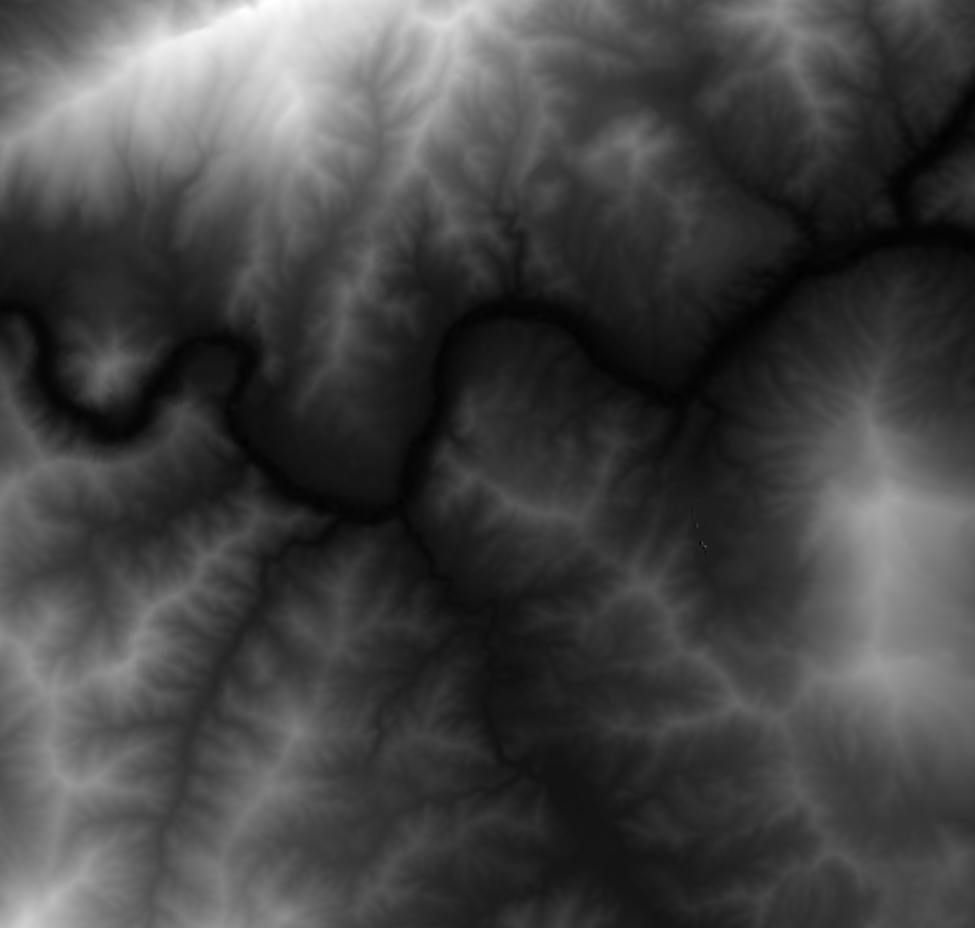
#> input picture test.png, 975 x 928 px
$ python main.py
#> lines starting #> are read from the running program, lines starting #| are printed output that depends on the picture
import numpy as np
import cv2
import matplotlib.pyplot as plt
import struct


class Hgt_data():
    def __init__(self, img_path: str, lon: int, lat: int, min_ele: int, max_ele: int, SRTM_version: str = "SRTM1"):
#> called with img_path = './test.png', lon = 0, lat = 0, min_ele = -10, max_ele = 1419, SRTM_version = 'SRTM1'
        self.img_path: str = img_path
        self.image = cv2.imread(img_path, cv2.IMREAD_GRAYSCALE)
#> self.image is the input picture: shape (928, 975); min 0, max 255, mean 69
        self.img_wide = self.image.shape[1]
#> self.img_wide = 975
        self.img_height = self.image.shape[0]
#> self.img_height = 928
        self.lon: int = lon  # 经度，取西侧的值
        self.lat: int = lat  # 纬度，取南侧的值
        self.NS: str = "N" if lat >= 0 else "S"
        self.EW: str = "E" if lon >= 0 else "W"
        self.min_ele: int = min_ele
        self.max_ele: int = max_ele
        self.SRTM: str = SRTM_version
        match SRTM_version:
            case "SRTM3":
                self.hgt_size = 1201
            case "SRTM1":
                self.hgt_size = 3601
            case _:
                self.hgt_size = 1201
        self.hgt_array = np.zeros((self.hgt_size, self.hgt_size))
        for x in range(self.hgt_size):
            for y in range(self.hgt_size):
                x_in_img = int(x / self.hgt_size * self.img_wide) if int(x / self.hgt_size * self.img_wide) < self.img_wide else self.img_wide - 1
                y_in_img = int(y / self.hgt_size * self.img_height) if int(y / self.hgt_size * self.img_height) < self.img_wide else self.img_height - 1
                ele = int(self.image[y_in_img, x_in_img] / 255 * (self.max_ele - self.min_ele) + self.min_ele)
                self.hgt_array[y, x] = ele
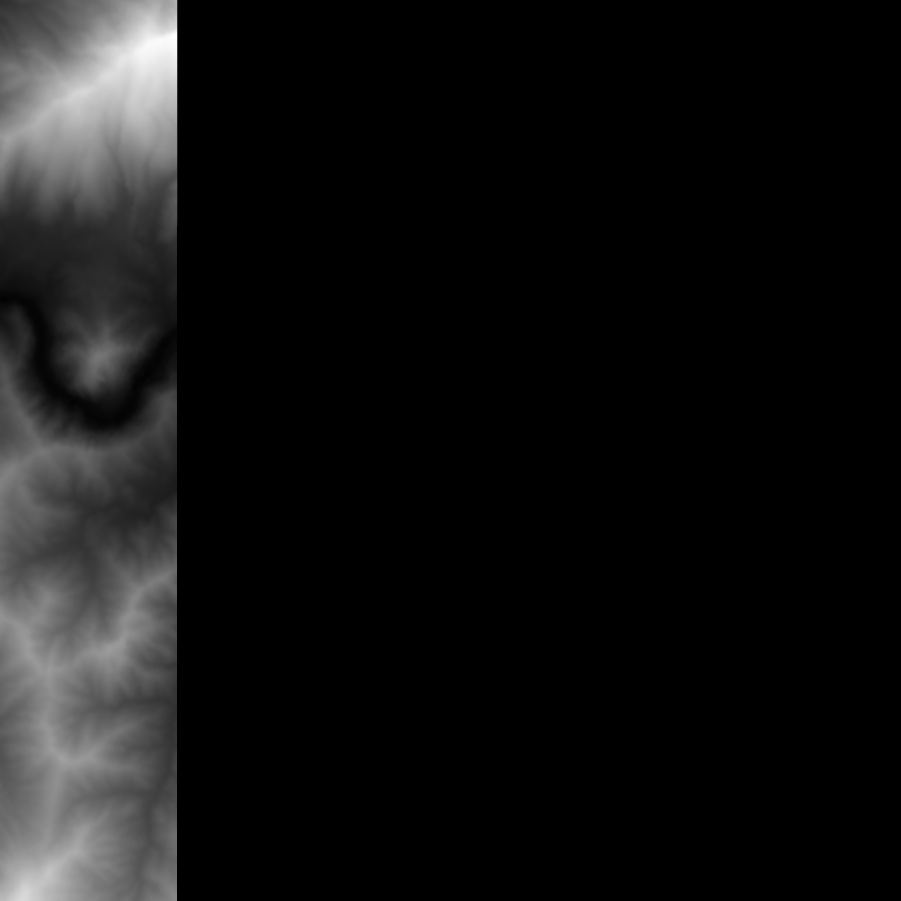
#> self.hgt_array: shape (3601, 3601) float64 (shown at 1/4 size); min 0, max 1340, mean 98.3; drawn with min black and max white
        # print(self.hgt_array)

    def __getitem__(self, index: [int, int]):
        print(index)
        y, x = index
        return self.hgt_array[y, x]

    def __iter__(self):
        for y in self.hgt_array:
            for x in y:
                yield x

    def get_hgt_array(self):
        return self.hgt_array

    def write_hgt(self, filename):
        fw = open(filename, "wb")
        for ele in self:
            dibawei = struct.pack("B", int(ele) & 0b11111111)
            gaobawei = struct.pack("b", int(ele) >> 8 & 0b01111111)
            # print(gaobawei, dibawei)
            fw.write(gaobawei)
            fw.write(dibawei)
        fw.close()

    def plot(self, ax, lim_min: int = -10, lim_max: int = 5000, lim_step: int = 100):
        # TODO: 西半球和南半球的负数
        lat_range = np.arange(self.lat, self.lat + 1 + 1 / (self.hgt_size - 1), 1 / (self.hgt_size - 1))[::-1]
        lon_range = np.arange(self.lon, self.lon + 1 + 1 / (self.hgt_size - 1), 1 / (self.hgt_size - 1))
        lim = np.arange(lim_min, lim_max, lim_step)  # 最小最大步数
        ax.contourf(lon_range, lat_range, self.hgt_array, lim, cmap='binary')
        return ax


if __name__ == '__main__':
#> (the run stopped early here; a loop or call above may not have finished)
